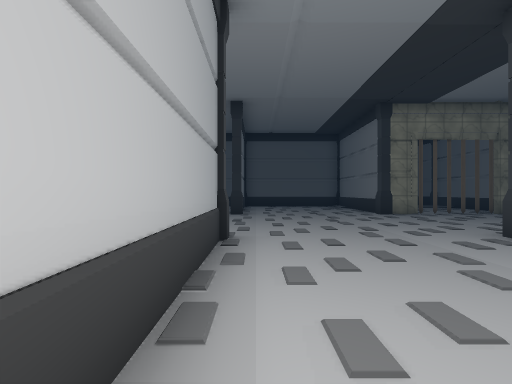
[1] (above)

24 first-person views from a walk through a Unity game level. The camera is 1.5 m above the floor, looks level and sees 85° across. The floor is counted in squares, 2 m on a side. Each view is taken from the middle of a square. On the plan, view 1 faces up. The plan holds only what a view shows up to about 10 squares ahead; the rest is blank. The place goes on beyond the plan. The player is left out. Some surface patterns are stand-ins.

[2]
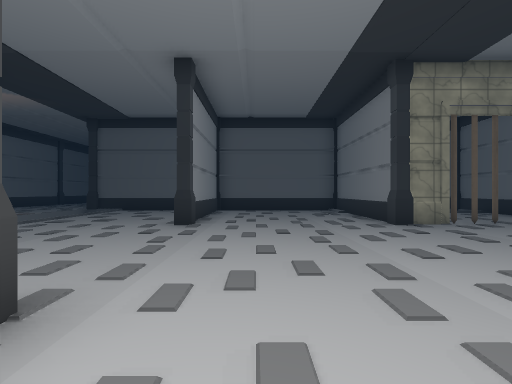

[3]
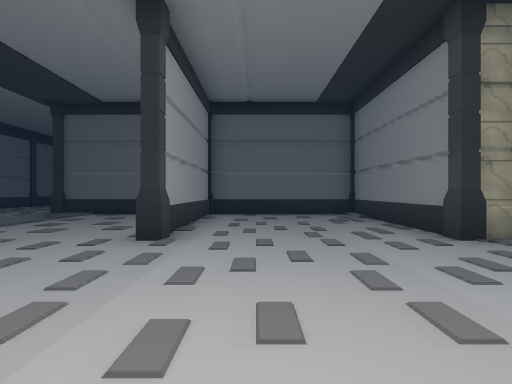

[4]
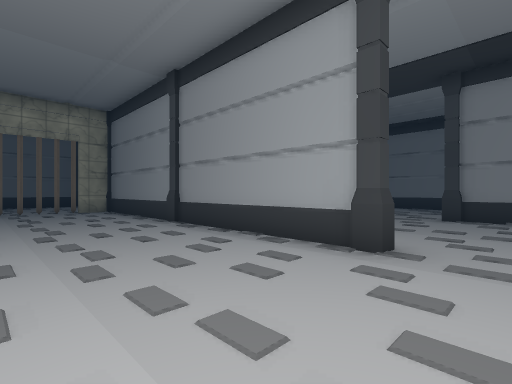

[5]
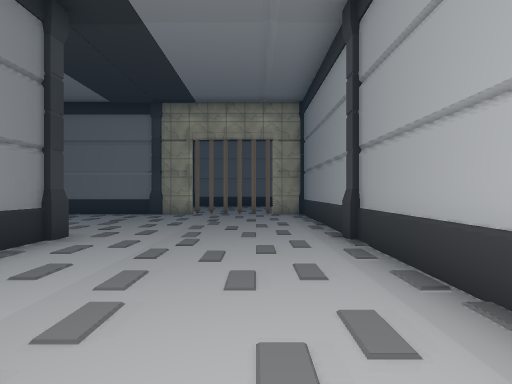

[6]
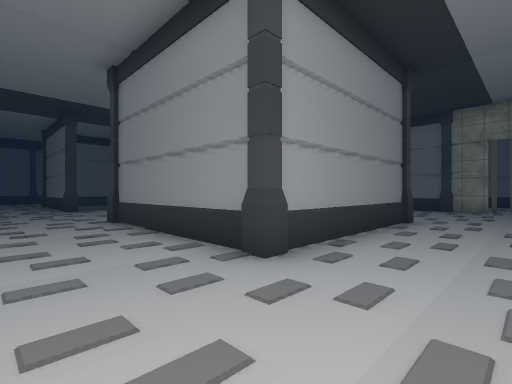

[7]
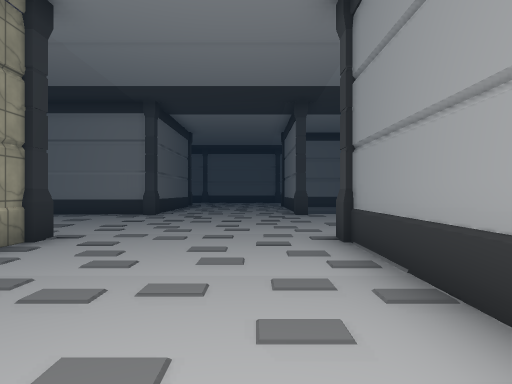

[8]
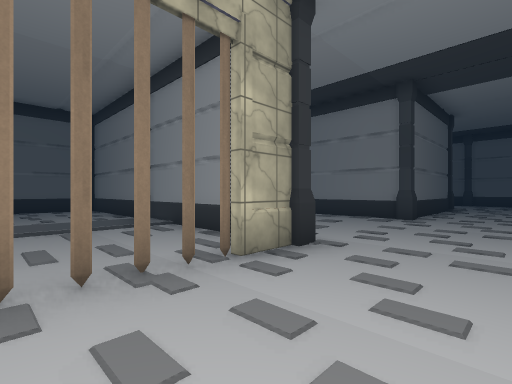

[9]
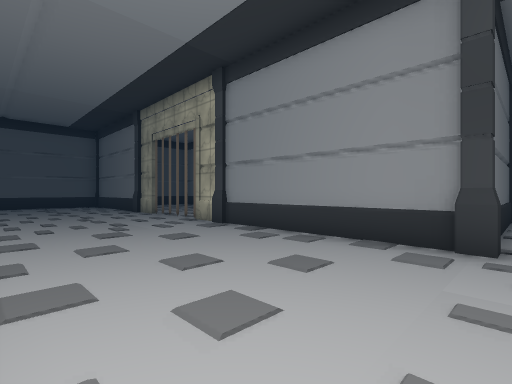

[10]
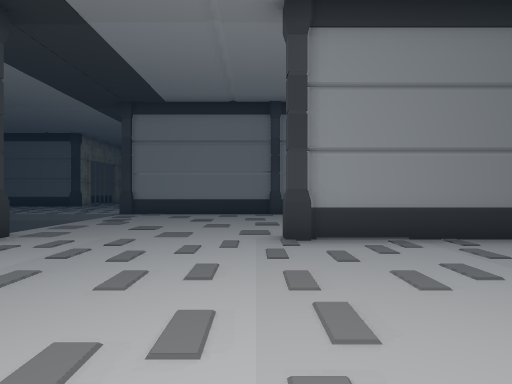

[11]
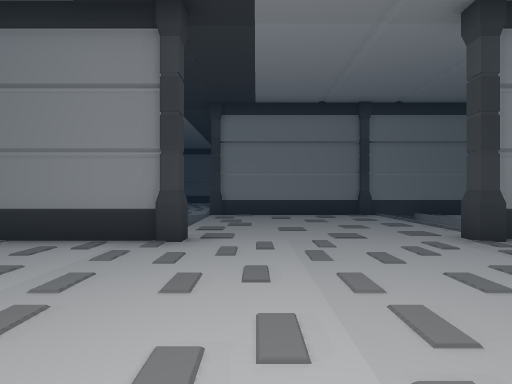

[12]
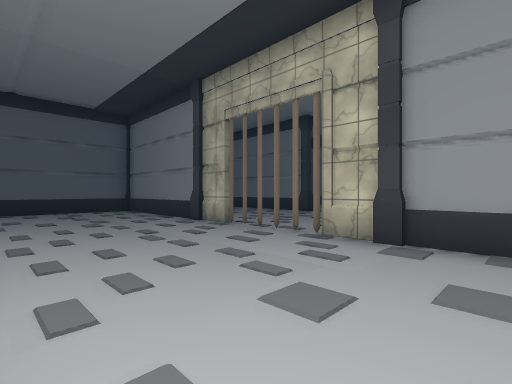

[13]
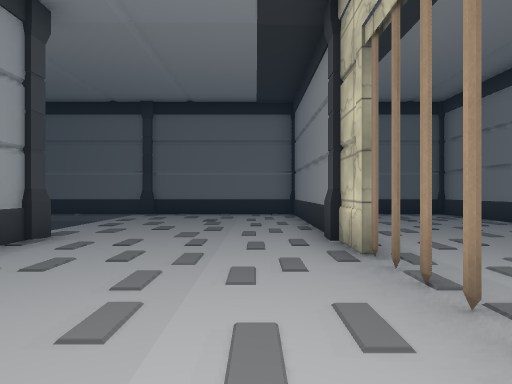

[14]
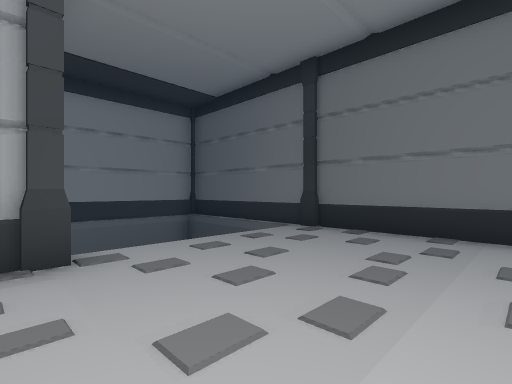

[15]
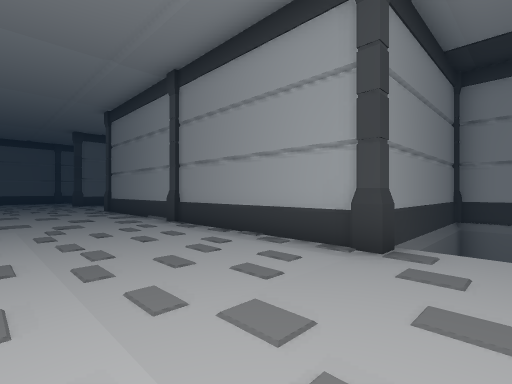

[16]
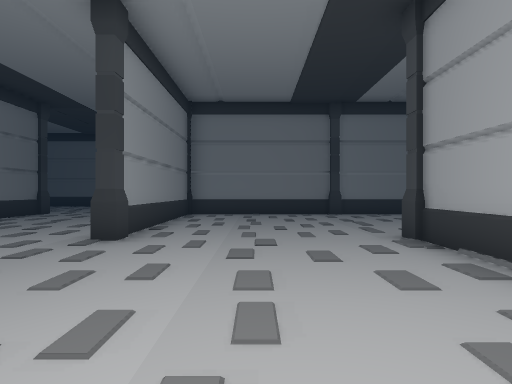

[17]
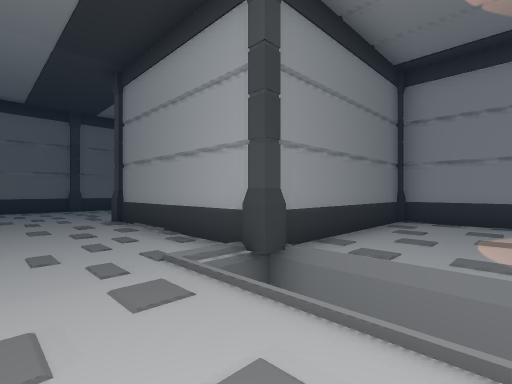

[18]
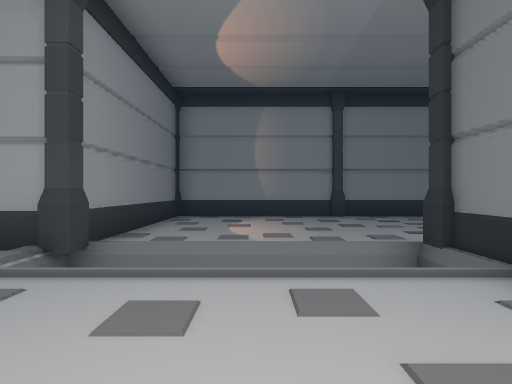

[19]
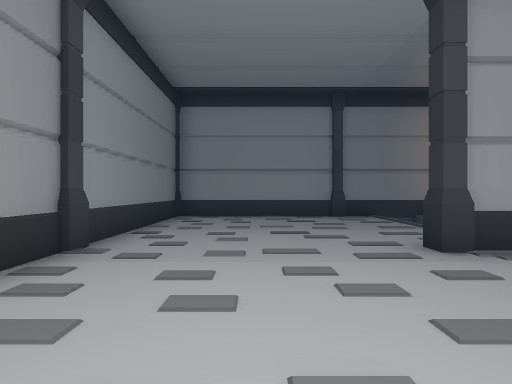

[20]
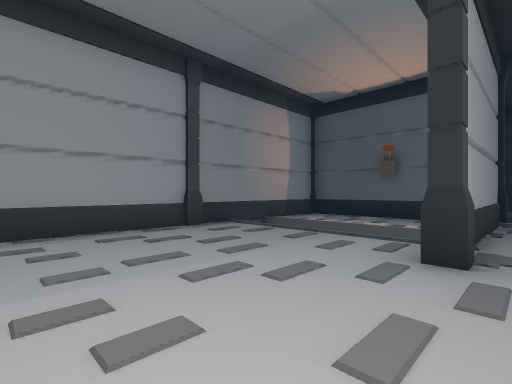

[21]
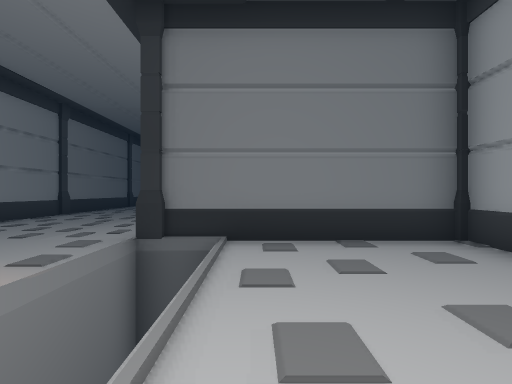

[22]
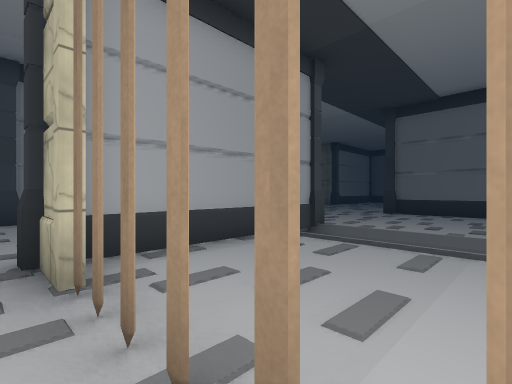

[23]
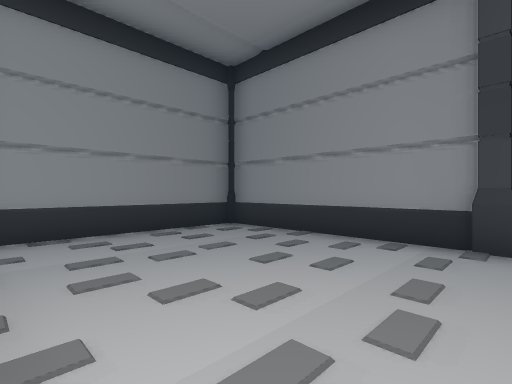

[24]
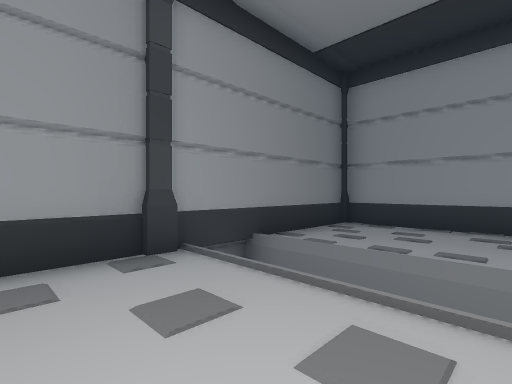

### Floor plan
Key: @ floor where view 1 was taken; # wall or solid block; x gap in a wall; . main floor; : floor 0.25 m higher than the main floor; / step, stairs or slope; = window, fence, low wall or low ledge; v drop or lower ground.
Columns run from 11 left of view 1 to 17 right of it. Each row starts with its distance up from view 1.
 24                ###########  #
 23                 =   v....#  .
 22                 =   v....# ..
 21                 =   v....# ..
 20 #..             #####....#...
 19 #...           .....#....#...
 18 #...          ......#....#...
 17 #....         ......#....#..
 16 #....          .....#....x.
 15 #....#         .....#....#
 14 #....v##########vvvv#....#
 13 #....vv...#....#vvvv#.....=
 12 #....vv...#....#....#.....=
 11 #....vv...#....# ...#.....=
 10 #....vv...#....##xxx#.....###
  9 #######........##............
  8 #....#.......................
  7 #vvvv#.....................
  6 #vvvv#......................
  5 #....#.......................
  4 #.........#.....#####.....###
  3 #.........#.....#..v/.....
  2 #.........#.....#..v/.....
  1 #.........#.....#..v/.....
  0 #.........#@....###v:....#vvv
 -1 ###########........#######..
 -2           #.........#
 -3           #.........#
 -4           #.........#
 -5           #.........#
 -6           ###xx######

Positions as (right, up) in squares from view 1, and headings:
1: (0, 0), facing up
2: (1, 3), facing up
3: (1, 5), facing up
4: (3, 6), facing down-left
5: (1, 4), facing down
6: (2, 7), facing down-right
7: (5, 6), facing right
8: (6, 7), facing up-right
9: (10, 9), facing up-right
10: (10, 9), facing down
11: (13, 9), facing down
12: (10, 13), facing up-right
13: (13, 15), facing up
14: (13, 19), facing up-left
15: (13, 21), facing down-left
16: (-3, 9), facing down
17: (-3, 12), facing down-left
18: (-2, 12), facing left
19: (-2, 2), facing left
20: (-5, 1), facing up-left
21: (-4, 10), facing up
22: (8, 9), facing up-left
23: (4, -1), facing down-right
24: (11, 3), facing down-left
